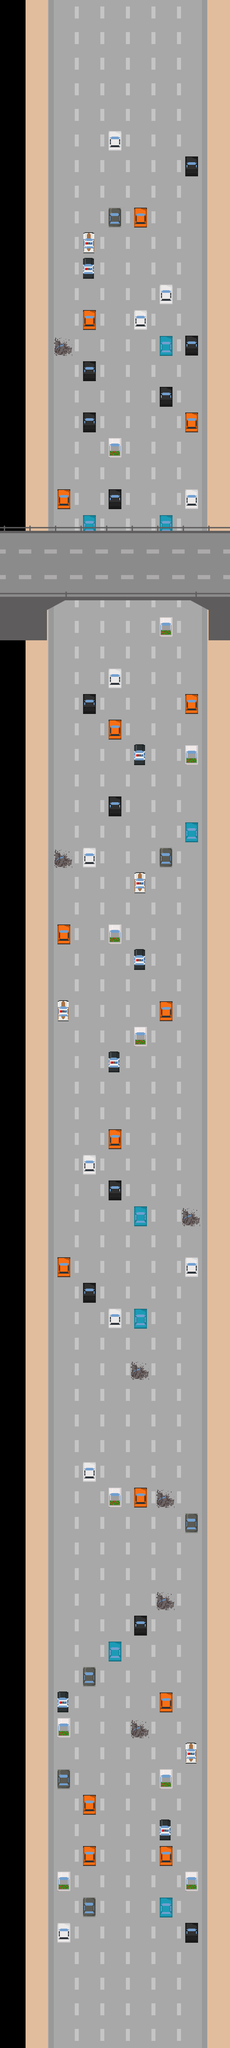

This game map was drawn from its Tiled (.tmx) file and the tilesets committed beside it. A one-line description and the trimmed map source follow:
An orthogonal 9x80 tile map with 80x80 px tiles, 4 tile layers (wall, road, cars, top).

<map version="1.0" orientation="orthogonal" renderorder="right-down" width="9" height="80" tilewidth="80" tileheight="80" nextobjectid="19">
 <tileset firstgid="1" name="combined" tilewidth="80" tileheight="80" tilecount="33" columns="11">
  <image source="combined.png" width="880" height="240" />
 </tileset>
 <layer name="wall" width="9" height="80">
  <data>[720 cells, 160 non-empty, 2 distinct tile ids]</data>
 </layer>
 <layer name="road" width="9" height="80">
  <data>[720 cells, 480 non-empty, 3 distinct tile ids]</data>
 </layer>
 <layer name="cars" width="9" height="80">
  <data>[720 cells, 79 non-empty, 9 distinct tile ids]</data>
 </layer>
 <objectgroup name="crystals" />
 <layer name="top" width="9" height="80" offsetx="0" offsety="1">
  <data>[720 cells, 40 non-empty, 12 distinct tile ids]</data>
 </layer>
</map>
